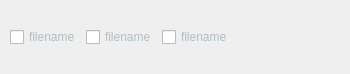
            <widget class="QWidget" name="scrollAreaWidgetContents">
             <property name="geometry">
              <rect>
               <x>0</x>
               <y>0</y>
               <width>350</width>
               <height>74</height>
              </rect>
             </property>
             <property name="minimumSize">
              <size>
               <width>350</width>
               <height>0</height>
              </size>
             </property>
             <property name="maximumSize">
              <size>
               <width>350</width>
               <height>16777215</height>
              </size>
             </property>
             <layout class="QHBoxLayout" name="horizontalLayout_3" stretch="0,0,0,1">
              <property name="spacing">
               <number>5</number>
              </property>
              <property name="leftMargin">
               <number>10</number>
              </property>
              <property name="topMargin">
               <number>10</number>
              </property>
              <property name="rightMargin">
               <number>10</number>
              </property>
              <property name="bottomMargin">
               <number>10</number>
              </property>
              <item>
               <widget class="QCheckBox" name="file_2">
                <property name="minimumSize">
                 <size>
                  <width>50</width>
                  <height>54</height>
                 </size>
                </property>
                <property name="maximumSize">
                 <size>
                  <width>140</width>
                  <height>54</height>
                 </size>
                </property>
                <property name="cursor">
                 <cursorShape>PointingHandCursor</cursorShape>
                </property>
                <property name="styleSheet">
                 <string notr="true">QAbstractButton {
    font: 11px &quot;Open Sans&quot;;
color: #b0bec5;
}

QAbstractButton::indicator {
    width: 32px;
    height: 32px;
	border-image: url(:/textures/Common/icons/account/icon_ver_file.png);

}</string>
                </property>
                <property name="text">
                 <string notr="true">filename</string>
                </property>
                <property name="checkable">
                 <bool>false</bool>
                </property>
               </widget>
              </item>
              <item>
               <widget class="QCheckBox" name="file_3">
                <property name="minimumSize">
                 <size>
                  <width>50</width>
                  <height>54</height>
                 </size>
                </property>
                <property name="maximumSize">
                 <size>
                  <width>140</width>
                  <height>54</height>
                 </size>
                </property>
                <property name="cursor">
                 <cursorShape>PointingHandCursor</cursorShape>
                </property>
                <property name="styleSheet">
                 <string notr="true">QAbstractButton {
    font: 11px &quot;Open Sans&quot;;
color: #b0bec5;
}

QAbstractButton::indicator {
    width: 32px;
    height: 32px;
	border-image: url(:/textures/Common/icons/account/icon_ver_file.png);

}</string>
                </property>
                <property name="text">
                 <string notr="true">filename</string>
                </property>
                <property name="checkable">
                 <bool>false</bool>
                </property>
               </widget>
              </item>
              <item>
               <widget class="QCheckBox" name="file_1">
                <property name="minimumSize">
                 <size>
                  <width>50</width>
                  <height>54</height>
                 </size>
                </property>
                <property name="maximumSize">
                 <size>
                  <width>140</width>
                  <height>54</height>
                 </size>
                </property>
                <property name="cursor">
                 <cursorShape>PointingHandCursor</cursorShape>
                </property>
                <property name="styleSheet">
                 <string notr="true">QAbstractButton {
    font: 11px &quot;Open Sans&quot;;
color: #b0bec5;
}

QAbstractButton::indicator {
    width: 32px;
    height: 32px;
	border-image: url(:/textures/Common/icons/account/icon_ver_file.png);

}</string>
                </property>
                <property name="text">
                 <string notr="true">filename</string>
                </property>
                <property name="checkable">
                 <bool>false</bool>
                </property>
               </widget>
              </item>
              <item>
               <spacer name="horizontalSpacer">
                <property name="orientation">
                 <enum>Qt::Horizontal</enum>
                </property>
                <property name="sizeHint" stdset="0">
                 <size>
                  <width>40</width>
                  <height>20</height>
                 </size>
                </property>
               </spacer>
              </item>
             </layout>
            </widget>
